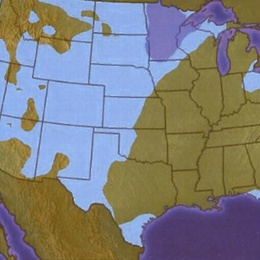
%> input picture am10_FC_am11_SE/test.jpg, 260 x 260 px, shrunk from 450 x 450 before the run
$ octave --eval "result = or2_pixel_symmetry('am10_FC_am11_SE/test.jpg');"   (GNU Octave 9; MATLAB toolbox functions it lacks are replaced by stand-ins)
%> lines starting %> are read from the running program, lines starting %| are printed output that depends on the picture
function sym = or2_pixel_symmetry(filepath)
%> called with filepath = 'am10_FC_am11_SE/test.jpg'
    I = imread(filepath);
%> I is the input picture: size 260x260x3 uint8; mean R, G, B 127.7, 127.7, 127.6
    I = im2uint8(I);
    I = rgb2gray(I);
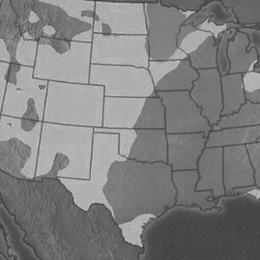
%> I: size 260x260 uint8; min 57, max 208, mean 127.7
    tresh_canny=[0.11,0.27];
    BW = edge(I,'Canny',tresh_canny,5);
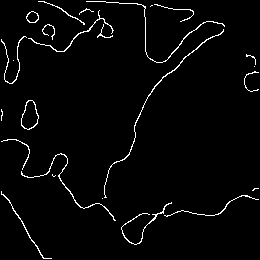
%> BW: size 260x260 logical; 2.7% white in thin lines or dots

    [N,M,~]=size(BW);
%> N = 260; M = 260

    radius = 3;
    all_key=0;

    for x = 1:M
        for y = 1:N
            if BW(y,x)~=0
                all_key=all_key+1;
                pixels_in_radius= get_pixels_in_radius(y,x,M,N,radius);

                for i = 1:length(pixels_in_radius)
                    BW(pixels_in_radius(i,1),pixels_in_radius(i,2)) = 0;
                end

            end
        end
    end
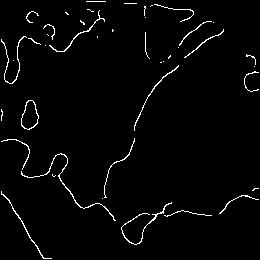
%> BW: size 260x260 logical; 2.4% white in thin lines or dots
%> after the loop, all_key = 1597; pixels_in_radius = 34 rows, first 12: [256 197; 256 198; 256 199; 256 200; 256 201; 256 202; 256 203; 257 197; 257 198; 257 199; 257 200; 257 201]

    sym_radius=4;
    sym_key=0;
    for x = 1:M
        for y = 1:N
            if BW(y,x) == 1

                vertical_pixels = get_pixels_in_radius(y,M-x,M,N,sym_radius);
                horizontal_pixels = get_pixels_in_radius(N-y,x,M,N,sym_radius);

                for i = 1:length(vertical_pixels)
                    if BW(vertical_pixels(i,1),vertical_pixels(i,2)) == 1
                        sym_key=sym_key+1;
                    end
                end

                for i = 1:length(horizontal_pixels)
                    if BW(horizontal_pixels(i,1),horizontal_pixels(i,2)) == 1
                        sym_key=sym_key+1;
                    end
                end
            end
        end
    end
%> after the loop, horizontal_pixels = 53 rows, first 12: [255 56; 255 57; 255 58; 255 59; 255 60; 255 61; 255 62; 255 63; 255 64; 256 56; 256 57; 256 58]; sym_key = 5310; vertical_pixels = 44 rows, first 12: [1 196; 1 197; 1 198; 1 199; 1 201; 1 202; 1 203; 1 204; 2 196; 2 197; 2 198; 2 199]
    sym = (sym_key/all_key).*(((all_key-1)*sym_radius)/(M * N)).^-1;
%> sym = 35.21
end


function pixels = get_pixels_in_radius(y,x,width,height,radius)
    if x < radius
       rad_x_left=-x;
       rad_x_right=radius;
    elseif width-x<radius
       rad_x_right = (width - x);
       rad_x_left = -radius;
    else
       rad_x_left = -radius;
       rad_x_right = radius;
    end

    if y < radius
       rad_y_top = -y;
       rad_y_bottom = radius;
    elseif height - y < radius
       rad_y_bottom = (height - y);
       rad_y_top = -radius;
    else
       rad_y_top = -radius;
       rad_y_bottom = radius;
    end

    pixels = [];
    for m = rad_x_left:rad_x_right
        for n = rad_y_top:rad_y_bottom
           if (m ~= 0 || n~=0) && x+m>0 && y+n>0
            pixel = [x+m,y+n];
            pixels = [pixels; pixel];
           end
        end
    end
end
